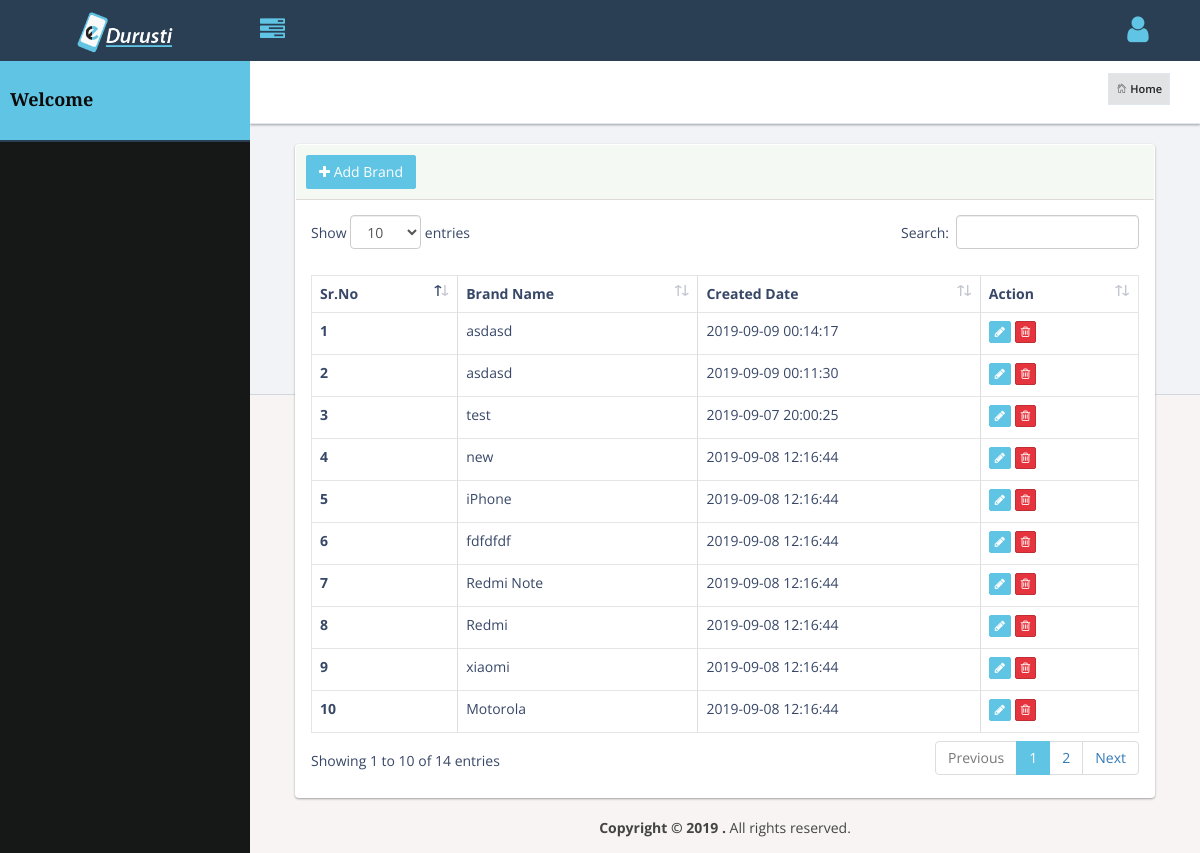
/admin/brand_list.php (signed in), run on the app's committed database.
### tables this page shows
CREATE TABLE `brand` (
  `brand_id` int(11) NOT NULL,
  `brand_name` varchar(55) DEFAULT NULL,
  `isDeleted` enum('1','0') NOT NULL DEFAULT '0',
  `status` enum('1','0') NOT NULL DEFAULT '1',
  `created_date` timestamp NOT NULL DEFAULT CURRENT_TIMESTAMP ON UPDATE CURRENT_TIMESTAMP
);

### admin/brand_list.php (called while the page is built)
<?php
include_once('header.php');
include_once('class/mobile_repair_class.php');
$doc = new Mobile_repair_class();
$category = $doc->getAllcategory();
$num = count($category);
include('template/brand_list.tpl.php');
?>

### admin/includes/MysqliDb.php (called while the page is built, shortened)
<?php
class MysqliDb
{
    public static $prefix = '';
    protected $_mysqli = array();
    protected $_query;
    public $returnType = 'array';
    protected $_nestJoin = false;
    private $_tableName = '';
    protected $_mapKey = null;
    public $defConnectionName = 'default';
    protected $_transaction_in_progress = false;
    public function __construct($host = null, $username = null, $password = null, $db = null, $port = null, $charset = 'utf8', $socket = null)
    {
        $isSubQuery = false;
    }
    public function addConnection($name, array $params)
    {
        foreach (array('host', 'username', 'password', 'db', 'port', 'socket', 'charset') as $k) {
            $prm = isset($params[$k]) ? $params[$k] : null;
            if ($k == 'host') {
                if (is_object($prm))
                    $this->_mysqli[$name] = $prm;
                if (!is_string($prm))
                    $prm = null;
            }
        }
        return $this;
    }
    public function mysqli()
    {
        return $this->_mysqli[$this->defConnectionName];
    }
    protected function reset()
    {
        $this->_query = null;
        $this->returnType = 'array';
        $this->_nestJoin = false;
        $this->_tableName = '';
        $this->_mapKey = null;
        if(!$this->_transaction_in_progress ) {
            $this->defConnectionName = 'default';
        }
        return $this;
    }
    public function rawQuery($query, $bindParams = null)
    {
        $params = array('');
        $this->_query = $query;
        $stmt = $this->_prepareQuery();
        $stmt->execute();
        $res = $this->_dynamicBindResults($stmt);
        return $res;
    }
    protected function _dynamicBindResults(mysqli_stmt $stmt)
    {
        $parameters = array();
        $results = array();
        $mysqlLongType = 252;
        $shouldStoreResult = false;
        $meta = $stmt->result_metadata();
        $row = array();
        while ($field = $meta->fetch_field()) {
            if ($this->_nestJoin && $field->table != $this->_tableName) {
                $field->table = substr($field->table, strlen(self::$prefix));
                $row[$field->table][$field->name] = null;
                $parameters[] = & $row[$field->table][$field->name];
            } else {
                $row[$field->name] = null;
                $parameters[] = & $row[$field->name];
            }
        }
        call_user_func_array(array($stmt, 'bind_result'), $parameters);
        while ($stmt->fetch()) {
            if ($this->returnType == 'object') {
                $result = new stdClass ();
                foreach ($row as $key => $val) {
                    if (is_array($val)) {
                        $result->$key = new stdClass ();
                        foreach ($val as $k => $v) {
                            $result->$key->$k = $v;
                        }
                    } else {
                        $result->$key = $val;
                    }
                }
            } else {
                $result = array();
                foreach ($row as $key => $val) {
                    if (is_array($val)) {
                        foreach ($val as $k => $v) {
                            $result[$key][$k] = $v;
                        }
                    } else {
                        $result[$key] = $val;
                    }
                }
            }
            if ($this->_mapKey) {
                $results[$row[$this->_mapKey]] = count($row) > 2 ? $result : end($result);
            } else {
                array_push($results, $result);
            }
        }
        return $results;
    }
    protected function _prepareQuery()
    {
        $stmt = $this->mysqli()->prepare($this->_query);
        if ($stmt !== false) {
            return $stmt;
        }
        $error = $this->mysqli()->error;
        $query = $this->_query;
        $errno = $this->mysqli()->errno;
        throw new Exception(sprintf('%s query: %s', $error, $query), $errno);
    }
    protected function replacePlaceHolders($str, $vals)
    {
        $newStr = "";
        $newStr .= $str;
        return $newStr;
    }
}

### admin/includes/database.php (called while the page is built, shortened)
<?php
include_once('MysqliDb.php');
$host = hostname;
$dbname = dbname;
$username = username;
$password = password;
$mysqli = new mysqli ($host, $username, $password, $dbname);
$db = new MysqliDb ($mysqli);
?>

### admin/class/mobile_repair_class.php (called while the page is built, shortened)
<?php
	class Mobile_repair_class
	{
		function getAllcategory()
		{
			global $db;
			return $db->rawQuery("select * from brand where isDeleted='0' order by brand_id DESC");
		}
	}
?>

### admin/template/brand_list.tpl.php (the view, shortened to what this page needs)
	<section class="content">
		<div class="data">
			<div class="col-sm-12">
				<div class="panel panel-bd ">
					<div class="panel-heading">
						<div class="btn-group">
							<a class="btn btn-success" href="brand_add.php"> <i class="fa fa-plus"></i> Add Brand
							</a>
						</div>
					</div>
					<div class="panel-body">
						 <div class="table-responsive">
							<table id="example" class="table table-bordered table-hover">
				<thead>
					<tr>
						<th>Sr.No</th>
						<th>Brand Name</th>
						<th>Created Date</th>
						<th>Action</th>
					</tr>
				</thead>
				<?php
				$j = 1;
				if($num > 0)
				{
					for($i=0;$i<$num;$i++)
					{
						?>
						<tr>
						   <td>
							   <label><?php echo $j++;?></label>
						   </td>
						   <td><?php echo $category[$i]['brand_name'];?></td>
						   <td><?php echo $category[$i]['created_date'];?></td>
						   <td>
							<button type="button" class="btn btn-info btn-xs" data-toggle="modal" data-target="#ordine" onclick="getData('<?php echo $category[$i]['brand_id']; ?>');"><i class="fa fa-pencil"></i>
							</button>
							<button type="button" class="btn btn-danger btn-xs" onclick="confirmation('<?php echo $category[$i]['brand_id']; ?>');"><i class="fa fa-trash-o"></i>
							</button>
						   </td>
						</tr>
						<?php
					}
				}
				?>
		</table>
	</div>
	</div>
	</div>
	</div>
	</div>
</section>
<?php include_once('footer.php'); ?>

### data on the page
brand: brand_name "asdasd", created_date "2019-09-09 00:14:17"
brand: brand_name "asdasd", created_date "2019-09-09 00:11:30"
brand: brand_name "test", created_date "2019-09-07 20:00:25"
brand: brand_name "new", created_date "2019-09-08 12:16:44"
brand: brand_name "iPhone", created_date "2019-09-08 12:16:44"
brand: brand_name "fdfdfdf", created_date "2019-09-08 12:16:44"
brand: brand_name "Redmi Note", created_date "2019-09-08 12:16:44"
brand: brand_name "Redmi", created_date "2019-09-08 12:16:44"
brand: brand_name "xiaomi", created_date "2019-09-08 12:16:44"
brand: brand_name "Motorola", created_date "2019-09-08 12:16:44"
